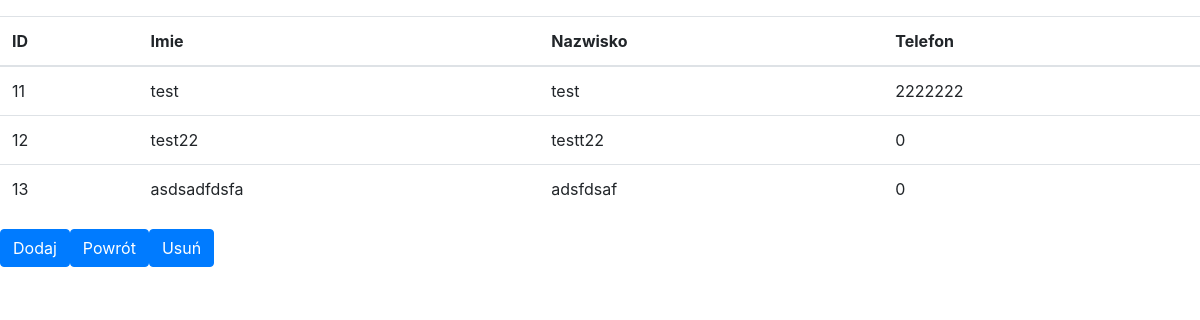
Screenshot of /tabelapracownicy.php with the database file from the repository.
### tables this page shows
CREATE TABLE `danepracownikow` (
  `id` int(11) NOT NULL,
  `imie` varchar(20) NOT NULL,
  `nazwisko` varchar(20) NOT NULL,
  `telefon` int(20) NOT NULL
);

### tabelapracownicy.php (the view, shortened to what this page needs)
<!DOCTYPE html>
<html lang="en">
<head>
    <link rel="stylesheet" href="https://stackpath.bootstrapcdn.com/bootstrap/4.5.0/css/bootstrap.min.css">
</head>
<table class="table">
<body>
    <div class="container-fluid">
    <table class="table">
        <thead>
    <tr>
    <th> ID </th>
    <th> Imie </th>
    <th> Nazwisko </th>
    <th> Telefon </th>
    </tr>
        </thead>
        <tbody>
<?php
    $host = 'localhost';
    $user = 'patro_3';
    $password = 'k7%vr4I3';
    $database = 'pracownicy';
    try {
        $db = new PDO("mysql:host=$host;dbname=$database", $user, $password,
              array(PDO::ATTR_ERRMODE=>PDO::ERRMODE_EXCEPTION));
        $sql = 'SELECT * FROM danepracownikow';
        $stmt = $db -> query($sql) -> fetchAll();
        foreach($stmt as $row){
            echo "<tr><td>" . $row["id"]. "</td><td>" . $row["imie"] . "</td><td>"
            . $row["nazwisko"]. "</td><td>" . $row["telefon"] . "</td>";
        }
        echo '</tbody></table>';
    } catch (PDOException $e) {
        die('');
    }
?>
        <div class="btn-group" role="group" aria-label="example">
            <form action="dodawaniepracownika.php">
                <button class="btn btn-primary" type="submit">Dodaj</button>
            </form>
            <form action="panel.php">
                <button class="btn btn-primary" type="submit">Powrót </button>
            </form>
            <form action="usuwaniepracownika.php">
                <button class="btn btn-primary" type="submit">Usuń </button><br />
            </form>
        </div>
        </div>
        </body>
</html>

### rows the page displays
danepracownikow: id "11", imie "test", nazwisko "test", telefon "2222222"
danepracownikow: id "12", imie "test22", nazwisko "testt22", telefon "0"
danepracownikow: id "13", imie "asdsadfdsfa", nazwisko "adsfdsaf", telefon "0"
